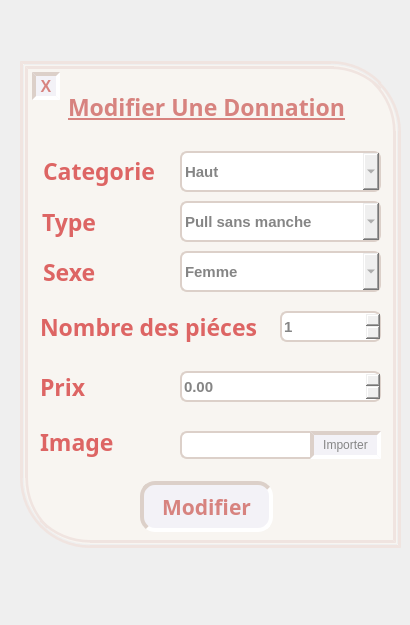
       <widget class="QWidget" name="modifierinv">
        <property name="styleSheet">
         <string notr="true">#modifierinv{ background: #fbf9f9;}</string>
        </property>
        <attribute name="title">
         <string>Page</string>
        </attribute>
        <widget class="QFrame" name="modifierInv">
         <property name="geometry">
          <rect>
           <x>20</x>
           <y>61</y>
           <width>381</width>
           <height>487</height>
          </rect>
         </property>
         <property name="styleSheet">
          <string notr="true">#modifierInv{background:#f8f5f1;border:8px double #f0e4e0;  border-top-right-radius: 70px;   border-bottom-left-radius: 70px;}
#titremodifierinv{color:#d7837f;}
#typeinvL_2{color:#dd6564;}
#categorieinvL_2{color:#dd6564;}
#sexeinvL_2{color:#dd6564;}
#nb_totinvL_2{color:#dd6564;}
#prixinvL_2{color:#dd6564;}
#nb_resinvL{color:#dd6564;}
#id_s_invL{color:#dd6564;}
#imageinvl_2{color:#dd6564;}
#modifierinv_page2{
color:#d7837f;
border: 4px inset #dcd0c9;
border-radius: 15px;
background: #f3f2f7;
}
#modifierinv_page2:hover{
border: 4px outset #dcd0c9;
background: #f0e4e0;
}
#modifierinv_page2:pressed{
border: 4px inset #dcd0c9;
background: #f6f1f7;
}



#typeinv_2{ 
border: 2px solid #dcd0c9;
border-radius: 7px;
color: #858585;
font-weight: bold;
font-size: 15px;
}
#typeinv_2 QAbstractItemView{ 
color: #858585;
font-weight: bold;
font-size: 15px;
selection-background-color: #ffffff;
selection-color:#56695b;
}
#categorieinv_2{ 
border: 2px solid #dcd0c9;
border-radius: 7px;
color: #858585;
font-weight: bold;
font-size: 15px;
}
#categorieinv_2 QAbstractItemView{ 
color: #858585;
font-weight: bold;
font-size: 15px;
selection-background-color: #ffffff;
selection-color:#56695b;
}

#sexeinv_2{ 
border: 2px solid #dcd0c9;
border-radius: 7px;
color: #858585;
font-weight: bold;
font-size: 15px;
}
#sexeinv_2 QAbstractItemView{ 
color: #858585;
font-weight: bold;
font-size: 15px;
selection-background-color: #ffffff;
selection-color:#56695b;
}
#nb_totinv_2{ 
border: 2px solid #dcd0c9;
border-radius: 7px;
color: #858585;
font-weight: bold;
font-size: 15px;
}
#nb_totinv_2 QAbstractItemView{ 
color: #858585;
font-weight: bold;
font-size: 15px;
selection-background-color: #ffffff;
selection-color:#56695b;
}
#nb_resinv{ 
border: 2px solid #dcd0c9;
border-radius: 7px;
color: #858585;
font-weight: bold;
font-size: 15px;
}
#nb_resinv QAbstractItemView{ 
color: #858585;
font-weight: bold;
font-size: 15px;
selection-background-color: #ffffff;
selection-color:#56695b;
}
#prixinv_2{ 
border: 2px solid #dcd0c9;
border-radius: 7px;
color: #858585;
font-weight: bold;
font-size: 15px;
}
#prixinv_2 QAbstractItemView{ 
color: #858585;
font-weight: bold;
font-size: 15px;
selection-background-color: #ffffff;
selection-color:#56695b;
}
#lineEdit_id_s_modifier{ 
border: 2px solid #dcd0c9;
border-radius: 7px;
color: #858585;
font-weight: bold;
font-size: 15px;
}
#lineEdit_id_s_modifier QAbstractItemView{ 
color: #858585;
font-weight: bold;
font-size: 15px;
selection-background-color: #ffffff;
selection-color:#56695b;
}
#closeajouterinv_2{
color:#d7837f;
border: 4px inset #dcd0c9;
border-radius: 15px;
background: #f3f2f7;
}
#closeajouterinv_2:hover{
border: 4px outset #dcd0c9;
background: #f0e4e0;
}
#closeajouterinv_2:pressed{
border: 4px inset #dcd0c9;
background: #f6f1f7;
}
#annuler_imageinv_2{
color:#858585;
border: 4px inset #dcd0c9;
border-radius: 15px;
background: #f3f2f7;
}
#annuler_imageinv_2:hover{
border: 4px outset #dcd0c9;
background: #f0e4e0;
}
#annuler_imageinv_2:pressed{
border: 4px inset #dcd0c9;
background: #f6f1f7;
}

#imageinv_3{
color:#858585;
border: 4px inset #dcd0c9;
border-radius: 15px;
background: #f3f2f7;
}
#imageinv_3:hover{
border: 4px outset #dcd0c9;
background: #f0e4e0;
}
#imageinv_3:pressed{
border: 4px inset #dcd0c9;
background: #f6f1f7;
}</string>
         </property>
         <property name="frameShape">
          <enum>QFrame::StyledPanel</enum>
         </property>
         <property name="frameShadow">
          <enum>QFrame::Raised</enum>
         </property>
         <widget class="QComboBox" name="typeinv_2">
          <property name="geometry">
           <rect>
            <x>160</x>
            <y>140</y>
            <width>201</width>
            <height>41</height>
           </rect>
          </property>
          <item>
           <property name="text">
            <string>Pull sans manche</string>
           </property>
          </item>
          <item>
           <property name="text">
            <string>Pull manche courte</string>
           </property>
          </item>
          <item>
           <property name="text">
            <string>Pull manche longue</string>
           </property>
          </item>
          <item>
           <property name="text">
            <string>Veste</string>
           </property>
          </item>
          <item>
           <property name="text">
            <string>Manteau</string>
           </property>
          </item>
         </widget>
         <widget class="QLabel" name="titremodifierinv">
          <property name="geometry">
           <rect>
            <x>48</x>
            <y>30</y>
            <width>311</width>
            <height>31</height>
           </rect>
          </property>
          <property name="font">
           <font>
            <family>Bell MT</family>
            <pointsize>17</pointsize>
            <weight>75</weight>
            <bold>true</bold>
            <underline>true</underline>
           </font>
          </property>
          <property name="text">
           <string>Modifier Une Donnation</string>
          </property>
         </widget>
         <widget class="QLabel" name="typeinvL_2">
          <property name="geometry">
           <rect>
            <x>22</x>
            <y>145</y>
            <width>91</width>
            <height>31</height>
           </rect>
          </property>
          <property name="font">
           <font>
            <family>Bell MT</family>
            <pointsize>17</pointsize>
            <weight>75</weight>
            <bold>true</bold>
           </font>
          </property>
          <property name="text">
           <string>Type</string>
          </property>
         </widget>
         <widget class="QLabel" name="nb_totinvL_2">
          <property name="geometry">
           <rect>
            <x>20</x>
            <y>250</y>
            <width>261</width>
            <height>31</height>
           </rect>
          </property>
          <property name="font">
           <font>
            <family>Bell MT</family>
            <pointsize>17</pointsize>
            <weight>75</weight>
            <bold>true</bold>
           </font>
          </property>
          <property name="text">
           <string>Nombre des piéces</string>
          </property>
         </widget>
         <widget class="QSpinBox" name="nb_totinv_2">
          <property name="geometry">
           <rect>
            <x>260</x>
            <y>250</y>
            <width>101</width>
            <height>31</height>
           </rect>
          </property>
          <property name="minimum">
           <number>1</number>
          </property>
         </widget>
         <widget class="QLabel" name="sexeinvL_2">
          <property name="geometry">
           <rect>
            <x>23</x>
            <y>195</y>
            <width>91</width>
            <height>31</height>
           </rect>
          </property>
          <property name="font">
           <font>
            <family>Bell MT</family>
            <pointsize>17</pointsize>
            <weight>75</weight>
            <bold>true</bold>
           </font>
          </property>
          <property name="text">
           <string>Sexe</string>
          </property>
         </widget>
         <widget class="QLabel" name="categorieinvL_2">
          <property name="geometry">
           <rect>
            <x>23</x>
            <y>89</y>
            <width>141</width>
            <height>41</height>
           </rect>
          </property>
          <property name="font">
           <font>
            <family>Bell MT</family>
            <pointsize>17</pointsize>
            <weight>75</weight>
            <bold>true</bold>
           </font>
          </property>
          <property name="text">
           <string>Categorie</string>
          </property>
         </widget>
         <widget class="QLabel" name="prixinvL_2">
          <property name="geometry">
           <rect>
            <x>20</x>
            <y>310</y>
            <width>121</width>
            <height>31</height>
           </rect>
          </property>
          <property name="font">
           <font>
            <family>Bell MT</family>
            <pointsize>17</pointsize>
            <weight>75</weight>
            <bold>true</bold>
           </font>
          </property>
          <property name="text">
           <string>Prix</string>
          </property>
         </widget>
         <widget class="QDoubleSpinBox" name="prixinv_2">
          <property name="geometry">
           <rect>
            <x>160</x>
            <y>310</y>
            <width>201</width>
            <height>31</height>
           </rect>
          </property>
         </widget>
         <widget class="QComboBox" name="categorieinv_2">
          <property name="geometry">
           <rect>
            <x>160</x>
            <y>90</y>
            <width>201</width>
            <height>41</height>
           </rect>
          </property>
          <item>
           <property name="text">
            <string>Haut</string>
           </property>
          </item>
          <item>
           <property name="text">
            <string>Bas</string>
           </property>
          </item>
          <item>
           <property name="text">
            <string>Chaussures</string>
           </property>
          </item>
          <item>
           <property name="text">
            <string>Accessoires</string>
           </property>
          </item>
         </widget>
         <widget class="QComboBox" name="sexeinv_2">
          <property name="geometry">
           <rect>
            <x>160</x>
            <y>190</y>
            <width>201</width>
            <height>41</height>
           </rect>
          </property>
          <item>
           <property name="text">
            <string>Femme</string>
           </property>
          </item>
          <item>
           <property name="text">
            <string>Homme</string>
           </property>
          </item>
          <item>
           <property name="text">
            <string>Unisexe</string>
           </property>
          </item>
         </widget>
         <widget class="QPushButton" name="modifierinv_page2">
          <property name="geometry">
           <rect>
            <x>120</x>
            <y>420</y>
            <width>133</width>
            <height>51</height>
           </rect>
          </property>
          <property name="font">
           <font>
            <family>Bell MT</family>
            <pointsize>16</pointsize>
            <weight>75</weight>
            <bold>true</bold>
            <kerning>true</kerning>
           </font>
          </property>
          <property name="text">
           <string>Modifier</string>
          </property>
         </widget>
         <widget class="QPushButton" name="closeajouterinv_2">
          <property name="geometry">
           <rect>
            <x>12</x>
            <y>11</y>
            <width>28</width>
            <height>28</height>
           </rect>
          </property>
          <property name="font">
           <font>
            <pointsize>12</pointsize>
            <weight>75</weight>
            <bold>true</bold>
           </font>
          </property>
          <property name="text">
           <string>X</string>
          </property>
         </widget>
         <widget class="QPushButton" name="annuler_imageinv_2">
          <property name="geometry">
           <rect>
            <x>290</x>
            <y>370</y>
            <width>71</width>
            <height>28</height>
           </rect>
          </property>
          <property name="text">
           <string>annuler</string>
          </property>
         </widget>
         <widget class="QLabel" name="imageinvl_2">
          <property name="geometry">
           <rect>
            <x>20</x>
            <y>360</y>
            <width>101</width>
            <height>41</height>
           </rect>
          </property>
          <property name="font">
           <font>
            <family>Bell MT</family>
            <pointsize>17</pointsize>
            <weight>75</weight>
            <bold>true</bold>
           </font>
          </property>
          <property name="text">
           <string>Image</string>
          </property>
         </widget>
         <widget class="QPushButton" name="imageinv_3">
          <property name="geometry">
           <rect>
            <x>290</x>
            <y>370</y>
            <width>71</width>
            <height>28</height>
           </rect>
          </property>
          <property name="text">
           <string>Importer</string>
          </property>
         </widget>
         <widget class="QLabel" name="image_name_inv_2">
          <property name="geometry">
           <rect>
            <x>165</x>
            <y>370</y>
            <width>141</width>
            <height>31</height>
           </rect>
          </property>
          <property name="text">
           <string/>
          </property>
         </widget>
         <widget class="QLineEdit" name="imginven_2">
          <property name="enabled">
           <bool>false</bool>
          </property>
          <property name="geometry">
           <rect>
            <x>160</x>
            <y>370</y>
            <width>141</width>
            <height>28</height>
           </rect>
          </property>
          <property name="styleSheet">
           <string notr="true">#imginven_2{
	border: 2px solid #dcd0c9;
border-radius: 7px;
color: #858585;
font-weight: bold;
font-size: 15px;
}</string>
          </property>
         </widget>
         <zorder>imginven_2</zorder>
         <zorder>image_name_inv_2</zorder>
         <zorder>typeinv_2</zorder>
         <zorder>titremodifierinv</zorder>
         <zorder>typeinvL_2</zorder>
         <zorder>nb_totinvL_2</zorder>
         <zorder>nb_totinv_2</zorder>
         <zorder>sexeinvL_2</zorder>
         <zorder>categorieinvL_2</zorder>
         <zorder>prixinvL_2</zorder>
         <zorder>prixinv_2</zorder>
         <zorder>categorieinv_2</zorder>
         <zorder>sexeinv_2</zorder>
         <zorder>modifierinv_page2</zorder>
         <zorder>closeajouterinv_2</zorder>
         <zorder>annuler_imageinv_2</zorder>
         <zorder>imageinvl_2</zorder>
         <zorder>imageinv_3</zorder>
        </widget>
        <widget class="QLabel" name="nb_resinv">
         <property name="geometry">
          <rect>
           <x>-30</x>
           <y>600</y>
           <width>56</width>
           <height>16</height>
          </rect>
         </property>
         <property name="text">
          <string/>
         </property>
        </widget>
       </widget>
